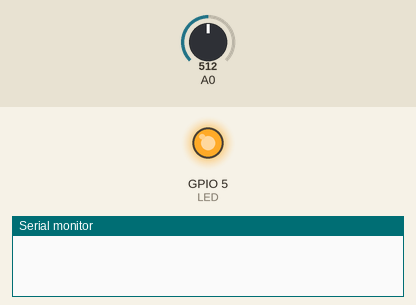
Bench run of a sketch on a simulated ESP8266 (NodeMCU). Shown: output pins drawn as LEDs (lit = HIGH), the last lines printed to the serial monitor. Inputs (shaded band) come from the test bench; at power-on: A0 = 512. WiFi joins after 1.5 s; servers stay silent unless stated.

Above: at 0.1 s.
At 1.1 s:
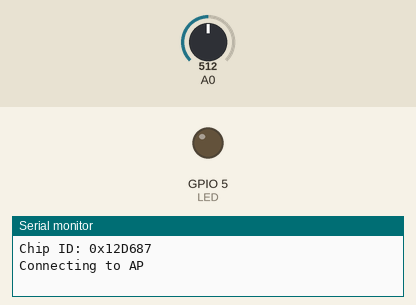
Timing chart, 0 to 2.6 s (numbered marks = the images above):
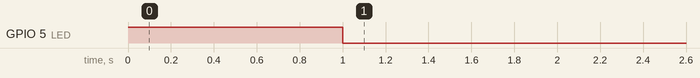

The sketch:

skControlLavadora.ino
```cpp
#include <ESP8266WiFi.h>
#include <ESP8266HTTPClient.h>
//AP definitions

#define AP_SSID "Wireless-N"
#define AP_PASSWORD "z123456z"

#define  LED  5  //D1 es GPIO5
#define REPORT_INTERVAL 30 // in sec

WiFiClient client;

String writeAPIKey = "V0GX5WB22R9BWOKQ";
const char* host = "api.thingspeak.com";
int valor = 0;

int mVperAmp = 66; // use 100 for 20A Module and 66 for 30A Module

double Voltage = 0;
double VRMS = 0;
double AmpsRMS = 0;

//******************************************************************************************************************
float getVPP()
{
  float result;

  int readValue;             //value read from the sensor
  int maxValue = 0;          // store max value here
  int minValue = 1024;          // store min value here

  uint32_t start_time = millis();
  while ((millis() - start_time) < 1000) //sample for 1 Sec
  {
    readValue = analogRead(0);
    // see if you have a new maxValue
    if (readValue > maxValue)
    {
      /*record the maximum sensor value*/
      maxValue = readValue;
    }
    if (readValue < minValue)
    {
      /*record the maximum sensor value*/
      minValue = readValue;
    }
  }

  // Subtract min from max
  result = ((maxValue - minValue) * 3.3) / 1024.0;

  return result;
}

//*************************************************************************************************************

void setup() {
  // put your setup code here, to run once:
  Serial.begin(115200);
  pinMode(A0, INPUT);
  pinMode(LED, OUTPUT);
  Serial.begin(115200);


  digitalWrite(LED, HIGH);

  delay(1000);

  digitalWrite(LED, LOW);

  Serial.println("\r\n");
  Serial.print("Chip ID: 0x");
  Serial.println(ESP.getChipId(), HEX);

  wifiConnect();

  Serial.println();

  IPAddress http_server_ip = WiFi.localIP();

  Serial.print("nuestra server IP:");
  Serial.print(http_server_ip);
  Serial.print("\r\n");

  //primera lectura

  //valor = analogRead(0);

  delay(1000);

}
//*************************************************************************************

void loop() {
  // put your main code here, to run repeatedly:


  valor = analogRead(0);

  Serial.println(String(valor));

  Voltage = getVPP();
  VRMS = (Voltage / 2.0) * 0.707;
  AmpsRMS = (VRMS * 1000) / mVperAmp;
  Serial.print(AmpsRMS);
  Serial.println(" Amps RMS");


  if (AmpsRMS > 0.5F ) {
    if (WiFi.status() == WL_CONNECTED) {

      HTTPClient http;

      String body = "field3=";
      body +=  String(AmpsRMS);


      Serial.println(body);

      http.begin(host, 80, "https://api.thingspeak.com/update?api_key=" + writeAPIKey + "&" + body);

      int httpCode = http.GET();

      if (httpCode == HTTP_CODE_OK) {


        //String payload = http.getString();

        Serial.print("Resultado: ");
        Serial.println(http.getString());

        digitalWrite(LED, HIGH); //flashing led
        delay(500);
        digitalWrite(LED, LOW);


      }

      http.end();
    }//WL_CONNECTED


  }


  delay(20000);

}
//********************************************************************************************************************************
void wifiConnect()
{
  Serial.print("Connecting to AP");
  WiFi.begin(AP_SSID, AP_PASSWORD);

  int timeout = 0;
  while (WiFi.status() != WL_CONNECTED) {
    delay(1000);
    Serial.print("*");

    if (++timeout > 100)
    {
      Serial.println("Sin Conexion WIFI");
      while (1) {
        digitalWrite(LED, HIGH);
        delay(100);
        digitalWrite(LED, LOW);
        delay(100);
      }
    }
  }

  Serial.println("");
  Serial.println("WiFi conectado");
}
//**********************************************************************************************************************
/*
  void sendValores(int Corr)
  {


  while (!client.connect(server, 80)) {
    Serial.println("Conexion Carriots fallo");
    wifiConnect();
  }


  String json = "{\"protocol\":\"v2\",\"device\":\"" + DEVICE + "\",\"at\":\"now\",\"data\":{\"Corriente\":\"" + Corr + "\"}}";

  // Make an HTTP request
  client.println("POST /streams HTTP/1.1");
  client.println("Host: api.carriots.com");
  client.println("Accept: application/json");
  client.println("User-Agent: Arduino-Carriots");
  client.println("Content-Type: application/json");
  client.print("carriots.apikey: ");
  client.println(APIKEY);
  client.print("Content-Length: ");
  int thisLength = json.length();
  client.println(thisLength);
  client.println("Connection: close");
  client.println();
  client.println(json);
  // client.stop();

  digitalWrite(LED, HIGH); //flashing led
  delay(500);
  digitalWrite(LED, LOW);

  Serial.println(json);
  Serial.println("Connection closed");
  }
*/
```
